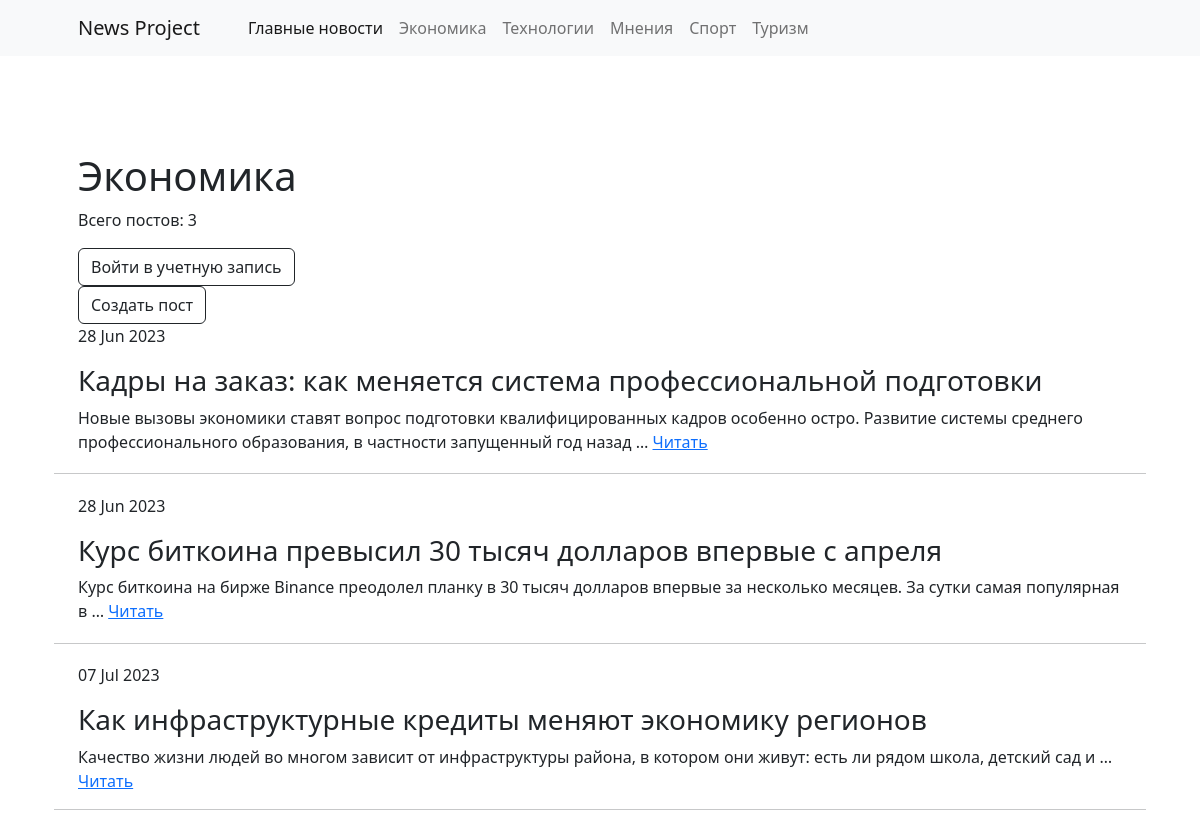
/economics, run on the app's committed database.
### news/models.py (models this page shows, shortened)
class Category(models.Model):
    name = models.CharField(max_length=64, unique=True)
    subscribers = models.ManyToManyField(User, through='UserCategory', blank=True)
    slug = models.SlugField(max_length=255, unique=True, db_index=True, null=True)

class Post(models.Model):
    author = models.ForeignKey(Author, on_delete=models.CASCADE)
    is_news = models.BooleanField(default=False)  # news=True, article=False
    date = models.DateTimeField(auto_now_add=True)
    title = models.CharField(max_length=255)
    text = models.TextField()
    rating = models.IntegerField(default=0)
    category = models.ManyToManyField(Category, related_name='posts', through='PostCategory')

### news/views.py (the view)
# urls.py: path('<slug:slug>', PostsByCategory.as_view(), name='categories'),
class PostsByCategory(ListView):
    template_name = 'category.html'
    model = Post
    context_object_name = 'news_by_categories'
    ordering = ['-id']
    paginate_by = 10
    def get_queryset(self, *args, **kwargs):
        category = self.request.path.split('/')[-1]
        queryset = Post.objects.filter(category__slug=category)
        return queryset
    def get_context_data(self, **kwargs):
        context = super().get_context_data(**kwargs)
        user = self.request.user
        cat_slug = self.request.path.split('/')[-1]
        category = Category.objects.get(slug=cat_slug)
        context['category'] = category
        if user.is_authenticated:
            context['is_not_login'] = False
            context['subscribed'] = category.subscribers.filter(email=user.email)
        else:
            context['is_not_login'] = True
            context['subscribed'] = False
        return context

### news/templatetags/custom_tags.py (called while the page is built)
@register.inclusion_tag('navigation.html', takes_context=True)
def show_navigation(context):
    categories = Category.objects.all()
    return {
        "categories": categories,
    }

### templates/category.html (shortened to what this page needs)
{% extends 'default.html' %}
{% load custom_filters %}
{% block content %}
<h1>{{ category.name }}</h1>
<p>Всего постов: {{ news_by_categories | length}}</p>
<div>
    {% if is_not_login %}
        <a class="btn btn-outline-dark mt-auto" href="accounts/login">Войти в учетную запись</a>
    {% endif %}
</div>
<div>
    <a class="btn btn-outline-dark mt-auto" href="{% url 'post_add' %}">Создать пост</a>
</div>
{% for post in news_by_categories %}
<br>
<p>{{ post.date | date:'d M Y' }}</p>
<h3>{{ post.title | censure:'***' }}</h3>
<p>{{ post.text | truncatewords:20 | censure:'***' }} <a href="{% url 'post_detail' post.id %}">Читать</a></p>
<hr>
{% endfor %}
{% endblock content %}

### templates/navigation.html
{% load cache %}
{% cache 300 navigation %}
<ul class="navbar-nav me-auto mb-2 mb-lg-0 ms-lg-4">
    <li class="nav-item"><a class="nav-link active" aria-current="page" href="/">Главные новости</a></li>
    {% for category in categories %}
    <li class="nav-item"><a class="nav-link" href="{% url 'categories' category.slug %}">{{ category.name }}</a></li>
    {% endfor %}
</ul>
{% endcache %}

### data on the page
Category: name "Экономика"
Category: name "Технологии"
Category: name "Мнения"
Category: name "Спорт"
Category: name "Туризм"
Post: date "28 Jun 2023", title|censure "Кадры на заказ: как меняется система профессиональной подготовки", text|censure "Новые вызовы экономики ставят вопрос подготовки квалифицированных кадров особенно остро. Развитие системы среднего профессионального образования, в частности запущенный год назад …"
Post: date "28 Jun 2023", title|censure "Курс биткоина превысил 30 тысяч долларов впервые с апреля", text|censure "Курс биткоина на бирже Binance преодолел планку в 30 тысяч долларов впервые за несколько месяцев. За сутки самая популярная в …"
Post: date "07 Jul 2023", title|censure "Как инфраструктурные кредиты меняют экономику регионов", text|censure "Качество жизни людей во многом зависит от инфраструктуры района, в котором они живут: есть ли рядом школа, детский сад и …"

### other printed values
{{ news_by_categories | length }} "3"
